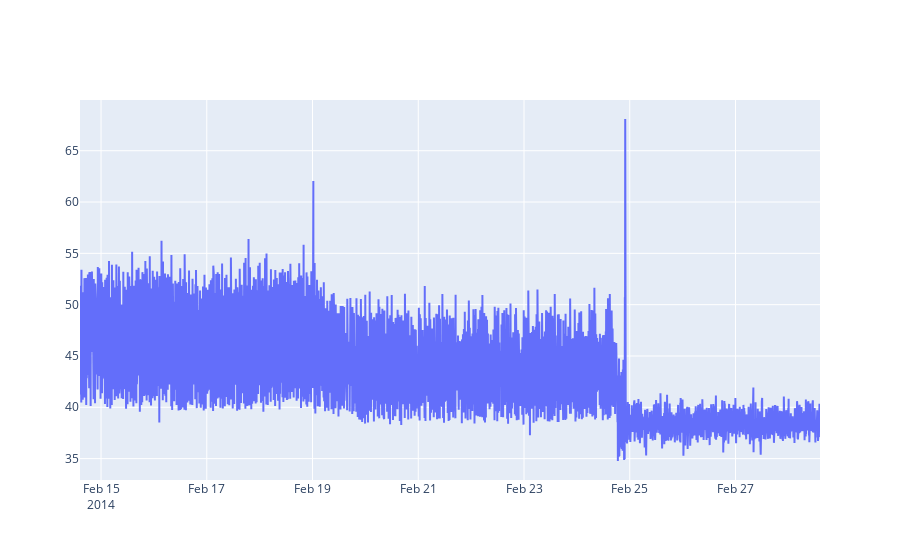

Write notebook code for a chart like this one.
### Code cell
# Using graph_objects
from plotly.offline import download_plotlyjs, init_notebook_mode, plot, iplot

import matplotlib.pyplot as plt
from matplotlib import pyplot
import plotly.graph_objs as go
init_notebook_mode(connected=True)
import plotly.graph_objs as go
fig = go.Figure(data=[go.Scatter(x=df['timestamp'], y=df['value'])])
iplot(fig)

### Figure 1 — Plotly figure (JSON) as saved in the notebook; plotly's stock layout.template omitted (floating-point values rounded to 4 significant figures; data arrays with more than 128 entries replaced by an {"elided": "..."} marker saying what was removed)
{"data": [{"type": "scatter", "x": {"elided": "4032 str values"}, "y": {"elided": "4032 float values"}}], "layout": {}}
